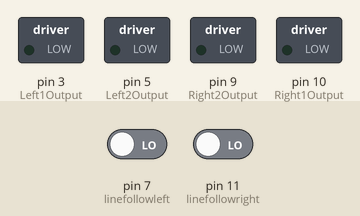
This sketch was run on a simulated Arduino Uno, built with avr-gcc and run on an emulated ATmega328P. On the bench: switched loads named in the sketch (green lamp = pin HIGH). Dashed ring = blinking. The inputs (shaded band) are chosen by the test bench; at power-on: pin 7 (linefollowleft) LOW, pin 11 (linefollowright) LOW. What the sketch prints to the serial monitor is not drawn.

Above: at 1.2 s.
1.3 s: pin 7 (linefollowleft) driven HIGH
At 1.57 s:
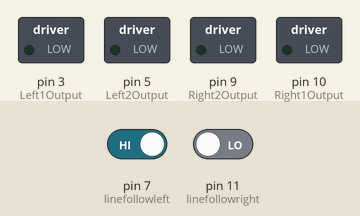
4.3 s: pin 7 (linefollowleft) driven LOW
At 5.4 s:
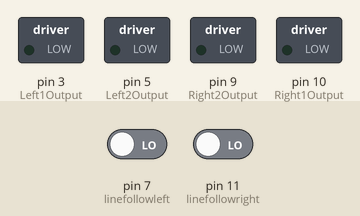
7.3 s: pin 11 (linefollowright) driven HIGH
At 7.55 s:
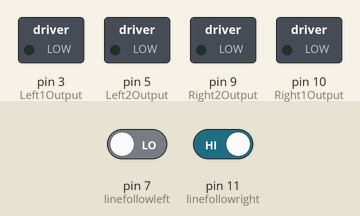
10.3 s: pin 11 (linefollowright) driven LOW
At 11.4 s:
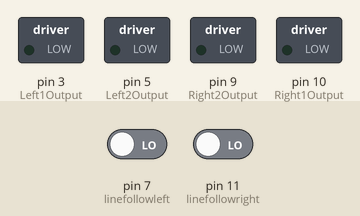
Timing chart, 0 to 14.3 s (numbered marks = the images above; inputs shaded):
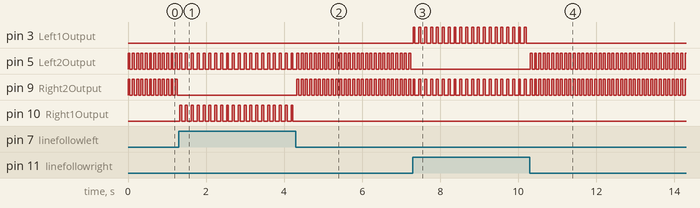

The sketch:

LineFollower.ino
```cpp
//Left motor on ports 3 and 5
#define Left1Output 3
#define Left2Output 5

//Right motor on ports 10 and 9
#define Right1Output 10
#define Right2Output 9

//Line follow sensors
#define linefollowright 11 //Right line follower
#define linefollowleft 7 //Left line follower

// Variables to store what the linefollow sensor detects
byte readerright = 0;//Initialize as 0 for right reader
byte readerleft = 0;//Initialize as 0 for left reader
void setup() {
  // put your setup code here, to run once:
  Serial.begin(9600);//Serial monitor with 9600 baud rate

  //Declaring modes for all motor signals going to L239D controller
  pinMode(Left1Output, OUTPUT);
  pinMode(Left2Output, OUTPUT);
  pinMode(Right1Output, OUTPUT);
  pinMode(Right2Output, OUTPUT);

  //Setting the mode for the linefollower pins as input so that they can read what the sensor detects
  pinMode(linefollowright,INPUT);
  pinMode(linefollowleft, INPUT);
}

void loop() {
    readerright = digitalRead(linefollowright); //Update the variable storing the state of the linefollower
    readerleft = digitalRead(linefollowleft);

    //Output what the line sensor is reading to the serial monitor
    Serial.println(digitalRead(readerright));
    Serial.println(digitalRead(readerleft));

    if(readerleft == 1 && readerright == 0){//If the left sensor detects black
      right();//Turn right
    }else if(readerleft == 0 && readerright == 1){//If the right sensor detects black
      left();//Turn left
    }else if (readerleft == 0 && readerright == 0){//If both sensors detect not black
      forward();//Go forwars
    }else if (readerleft == 1 && readerright == 1){//If both sensors see black
      stopall();//Stop
    }
    delay(50);//Small delay so that it does not try to change states too quick
}

void forward(){//Function for moving forwaed
  digitalWrite(Left1Output, LOW);//Send signal to left motor to turn forward
  digitalWrite(Left2Output,100);
  digitalWrite(Right1Output, LOW);//Signal to right motor to turn forward
  digitalWrite(Right2Output,100);
  delay(50);//Continue for 50ms
  digitalWrite(Left1Output, LOW);//Stop all motors. This allows for more accurate adjustments from the robot
  digitalWrite(Left2Output,LOW);
  digitalWrite(Right1Output, LOW);
  digitalWrite(Right2Output,LOW);
  delay(10);//Stay off for 10ms (60ms including main delay in void loop())
}//End of forward


void backward(){//Function for moving backward
  digitalWrite(Left1Output, 100);//Send signal to left motor to turn backward
  digitalWrite(Left2Output,LOW);
  digitalWrite(Right1Output, 100);//Send signal to right motor to turn backward
  digitalWrite(Right2Output,LOW);
  delay(50);//Continue for 50ms
  digitalWrite(Left1Output, LOW);//Stop all motors. Allows for more accurate adjustments
  digitalWrite(Left2Output,LOW);
  digitalWrite(Right1Output, LOW);
  digitalWrite(Right2Output,LOW);
  delay(10);//Stay off for a short period of time
}//End of backward

void right(){//Function to turn right
  digitalWrite(Left1Output, LOW);//Set left motor as moving forward
  digitalWrite(Left2Output,100);
  digitalWrite(Right1Output, 100);//Right motor as turning back
  digitalWrite(Right2Output,LOW);
  delay(50);//Continue for 50ms
  digitalWrite(Left1Output, LOW);//Stop all motors. Allows for more accurate adjustments
  digitalWrite(Left2Output,LOW);
  digitalWrite(Right1Output, LOW);
  digitalWrite(Right2Output,LOW);
  delay(50);//Stay off for a short period of time
}//End of turning right

void left(){//Funtion to turn left
  digitalWrite(Left1Output, 100);//Set left motor as moving back
  digitalWrite(Left2Output,LOW);
  digitalWrite(Right1Output, LOW);//Set right motor as moving forward
  digitalWrite(Right2Output,100);
  delay(50);//Continue for 50ms
  digitalWrite(Left1Output, LOW);//Stop all motors. Allows for accurate adjustments
  digitalWrite(Left2Output,LOW);
  digitalWrite(Right1Output, LOW);
  digitalWrite(Right2Output,LOW);
  delay(50);//Stay off for a short time
}

void stopall(){//Function to stop all motors
  digitalWrite(Left1Output, LOW);//Turn all signal to motors off
  digitalWrite(Left2Output,LOW);
  digitalWrite(Right1Output, LOW);
  digitalWrite(Right2Output,LOW);
}//End of stopping all motors
```

Measured:
- after the input at 1.3 s, pin 5 (Left2Output): alternates HIGH for 0.05 s and LOW for 0.10 s, starting after 0.17 s; pin 9 (Right2Output): stops changing and stays LOW; pin 10 (Right1Output): alternates HIGH for 0.05 s and LOW for 0.10 s, starting at once
- after the input at 4.3 s, pin 5 (Left2Output): alternates HIGH for 0.05 s and LOW for 0.06 s, starting after 0.14 s; pin 9 (Right2Output): alternates HIGH for 0.05 s and LOW for 0.06 s, starting at once; pin 10 (Right1Output): stops changing and stays LOW
- after the input at 7.3 s, pin 3 (Left1Output): alternates HIGH for 0.05 s and LOW for 0.10 s, starting at once; pin 5 (Left2Output): stops changing and stays LOW; pin 9 (Right2Output): alternates HIGH for 0.05 s and LOW for 0.10 s, starting after 0.15 s
- after the input at 10.3 s, pin 3 (Left1Output): stops changing and stays LOW; pin 5 (Left2Output): alternates HIGH for 0.05 s and LOW for 0.06 s, starting at once; pin 9 (Right2Output): alternates HIGH for 0.05 s and LOW for 0.06 s, starting after 0.12 s
- by itself, pin 5 (Left2Output), pin 9 (Right2Output): alternates HIGH for 0.05 s and LOW for 0.06 s
